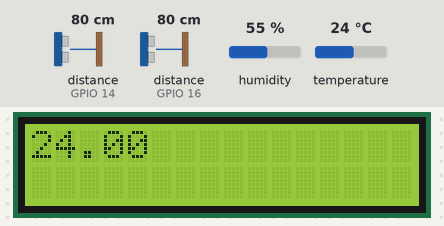
The sketch below on a simulated ESP8266 (NodeMCU). Shown: 16×2 character LCD. The test bench sets the inputs (shaded band); at power-on: distance to the obstacle (sensors on GPIO 14, GPIO 16) 80 cm, temperature 24 °C, humidity 55 %. The echo pulse lasts 58.3 µs per cm; WiFi joins after 1.5 s; servers stay silent unless stated; what the sketch prints to the serial monitor is not drawn.

Above: at 5.3 s.
5.9 s: distance to the obstacle (sensor on GPIO 14) set to 250 cm
14.7 s: temperature set to 12 °C
At 16.62 s:
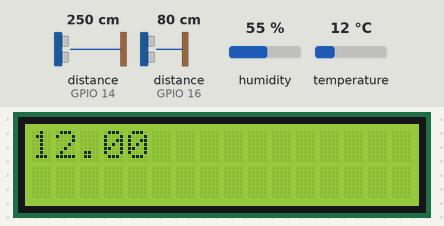
18.0 s: distance to the obstacle (sensor on GPIO 16) set to 60 cm
26.8 s: distance to the obstacle (sensor on GPIO 16) set to 299 cm
35.6 s: temperature set to 19 °C
At 36.54 s:
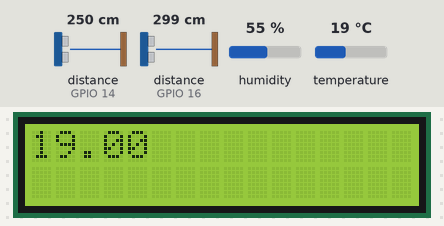
37.9 s: temperature set to 28 °C
At 46.1 s:
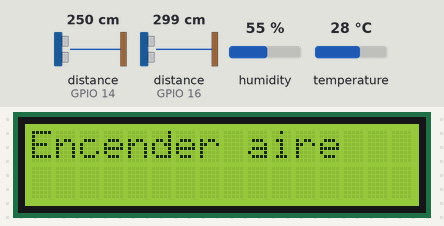

Measured:
- after the input at 14.7 s, the display: first differs from a run without the input after 1.8 s (image 1)
- after the input at 35.6 s, the display: first differs from a run without the input after 0.84 s (image 2)
- after the input at 37.9 s, the display: first differs from a run without the input after 1.4 s (image 3 shows a later state)

The sketch:

prototipo.ino
```cpp
#include <LiquidCrystal_I2C.h>
#include "DHT.h"
#include "ThingSpeak.h"
#include <ESP8266WiFi.h>

unsigned long myChannel = 2548553;
const char* writeAPIKey = "IC4NLED30JTWYGSR";

const int trigPin = 12;
const int echoPin = 14;
const int trigPin_2 = 15;
const int echoPin_2 = 16;

const int medida = 6.3; //distancia a las personas
const int capacidad = 8; // capacidad del salon
#define SOUND_VELOCITY 0.034
#define CM_TO_INCH 0.393701

int lcdColumns = 16;
int lcdRows = 2;
LiquidCrystal_I2C lcd(0x27, lcdColumns, lcdRows);

char ssid[] = "wifing";
char pass[] = "wifing-pub";
WiFiClient client;

#define DHTPIN 13
#define DHTTYPE DHT11

DHT dht(DHTPIN, DHTTYPE);
int iteraciones_actuador = 0;
int actuador = 0;
int entrada = 0;
int salida = 0;
int repeticiones = 0;
int cant_personas = 0;
long duration;
float distanceCm_1;
float distanceCm_2;
int contador = 0;

void setup() {
    Serial.begin(115200);
    lcd.init();
    lcd.backlight();
    pinMode(trigPin, OUTPUT);
    pinMode(echoPin, INPUT);
    pinMode(trigPin_2, OUTPUT);
    pinMode(echoPin_2, INPUT);
    Serial.println(F("DHTxx test!"));
    delay(100);
    WiFi.mode(WIFI_STA);
    ThingSpeak.begin(client);
    dht.begin();
}

void loop() {
    if (WiFi.status() != WL_CONNECTED) {
        Serial.print("Attempting to connect to Wifi...");
        while (WiFi.status() != WL_CONNECTED) {
            WiFi.begin(ssid, pass);
            delay(5000);
        }
    }

    // Sensor ultrasónico 1
    digitalWrite(trigPin, LOW);
    delayMicroseconds(2);
    digitalWrite(trigPin, HIGH);
    delayMicroseconds(10);
    digitalWrite(trigPin, LOW);
    duration = pulseIn(echoPin, HIGH);
    distanceCm_1 = duration * SOUND_VELOCITY / 2;

    // Sensor ultrasónico 2
    digitalWrite(trigPin_2, LOW);
    delayMicroseconds(2);
    digitalWrite(trigPin_2, HIGH);
    delayMicroseconds(10);
    digitalWrite(trigPin_2, LOW);
    duration = pulseIn(echoPin_2, HIGH);
    distanceCm_2 = duration * SOUND_VELOCITY / 2;

    Serial.print("Distance 1 (cm): ");
    Serial.println(distanceCm_1);
    Serial.print("Distance 2 (cm): ");
    Serial.println(distanceCm_2);
    if (distanceCm_1 < medida) {
        cant_personas--;
    }
    if (distanceCm_2 < medida) {
        cant_personas++;
    }

    float t = dht.readTemperature();
    if (isnan(t)) {
        Serial.println(F("No puedo leer del DHT11!"));
        return;
    }

    if (contador > 50) {
        ThingSpeak.setField(1, t);
        ThingSpeak.setField(2, cant_personas);
        ThingSpeak.setField(3, actuador);
        int httpCode = ThingSpeak.writeFields(myChannel, writeAPIKey);
        if (httpCode == 200) {
            Serial.println("Channel write successful.");
        } else {
            Serial.println("HTTP error code " + String(httpCode));
        }
        contador = 0;
    }

    Serial.print("Cantidad de personas: ");
    Serial.println(cant_personas);
    Serial.println("Devuelta\n");
    contador++;

    if (t > 21||t < 19) {
        iteraciones_actuador++;
    } else {
        actuador = 0;
    }

    if (iteraciones_actuador > 40) {
        actuador = 1;
        iteraciones_actuador = 0;
        lcd.setCursor(0, 0);
        lcd.print("Encender aire");
        delay(100);
        lcd.clear();
        lcd.setCursor(0, 1);
        lcd.print("Encender aire");
    } else {
        lcd.setCursor(0, 0);
        String stringOne = String(t);
        lcd.print(t);
        delay(100);
        lcd.clear();
        lcd.setCursor(0, 1);
        String stringTwo = String(cant_personas);
        lcd.print(cant_personas);
    }
    delay(100);
    lcd.clear();
    delay(700);
}
```
